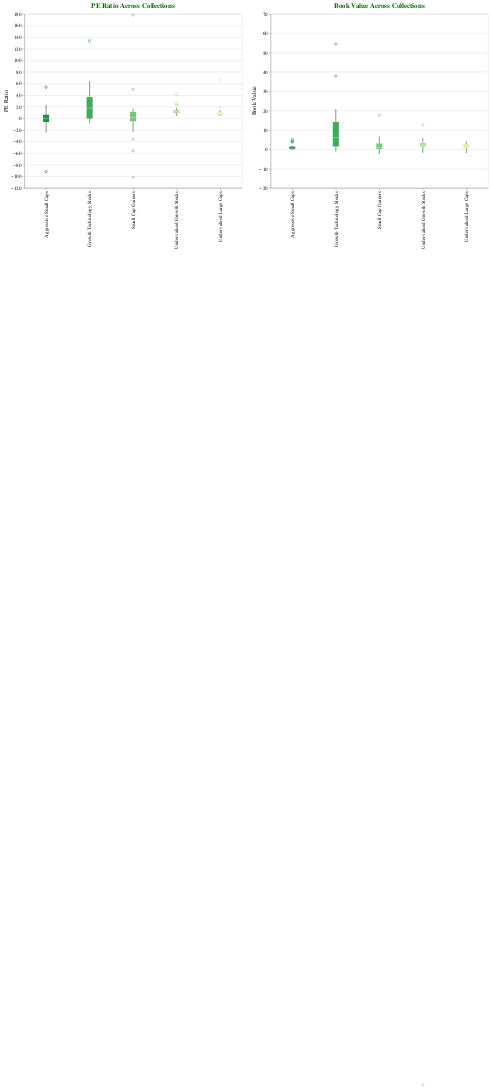

Here is the notebook cell this chart was saved with:
### Code cell
import pandas as pd
import requests
import altair as alt

collections = ["undervalued_growth_stocks",
               "growth_technology_stocks",
               "undervalued_large_caps",
               "aggressive_small_caps",
               "small_cap_gainers"]

# Initialize lists to store DataFrames for PE Ratio and Book Value
pe_dfs = []
bv_dfs = []

# Initialize a list to store box plots
box_plots = []

for collection in collections:
    startIndex = None
    if (collection == "undervalued_large_caps"):
        startIndex = 1
    else:
        startIndex = 0
    # replace the "demo" apikey below with your own key
    url = f"https://mboum.com/api/v1/co/collections/?list={collection}&start={startIndex}&apikey=demo"
    r = requests.get(url)
    data = r.json()
    quotes = data['data']['quotes']

    # Initialize lists to store data
    symbols = []
    pe_ratios = []
    book_values = []

    for quote in quotes:
        symbols.append(quote['symbol'])
        pe_ratios.append(quote.get('forwardPE', None))
        book_values.append(quote.get('priceToBook', None))

    # Create DataFrame for the current collection
    pe_df = pd.DataFrame({
        'Collection': [collection.replace("_", " ").title()] * len(symbols),
        'Symbol': symbols,
        'PE Ratio': pe_ratios
    })

    bv_df = pd.DataFrame({
        'Collection': [collection.replace("_", " ").title()] * len(symbols),
        'Symbol': symbols,
        'Book Value': book_values
    })

    pe_dfs.append(pe_df)
    bv_dfs.append(bv_df)

    # Combine all DataFrames into single DataFrames for PE Ratio and Book Value
    combined_pe_df = pd.concat(pe_dfs)
    combined_bv_df = pd.concat(bv_dfs)

    # Define the color scheme with different shades of green
    color_scheme = alt.Scale(range=["#238b45", "#41ab5d", "#78c679", "#addd8e", "#d9f0a3"])


    # Create a single box plot for all PE Ratios
    pe_box_plot = alt.Chart(combined_pe_df).mark_boxplot().encode(
        x=alt.X('Collection:N', title=None),  # Group by collection
        y=alt.Y('PE Ratio:Q', axis=alt.Axis(title='PE Ratio')),  # Y-axis for PE Ratio
        color=alt.Color('Collection:N', legend=None, scale=color_scheme)  # Color by collection
    ).properties(
        width=500,  # Set the width of the chart
        height=400,  # Set the height of the chart
        title='PE Ratio Across Collections'  # Set the title of the chart
        )
    
    # Create a single box plot for all Book Values
    bv_box_plot = alt.Chart(combined_bv_df).mark_boxplot().encode(
        x=alt.X('Collection:N', title=None),  # Group by collection
        y=alt.Y('Book Value:Q', axis=alt.Axis(title='Book Value'), scale=alt.Scale(domain=[-20, 70])),  # Y-axis for Book Value
        color=alt.Color('Collection:N', legend=None, scale=color_scheme)  # Color by collection
    ).properties(
        width=500,  # Set the width of the chart
        height=400,  # Set the height of the chart
        title='Book Value Across Collections'  # Set the title of the chart
        )


# Combine box plots into a single chart
combined_plots = pe_box_plot | bv_box_plot

# Customize chart appearance
combined_plots = combined_plots.configure_title(
    fontSize=16,  # Set title font size
    fontWeight='bold',  # Set title font weight
    color='#006400'  # Set title color
).configure_axis(
    labelFontSize=12,  # Set axis label font size
    titleFontSize=14,  # Set axis title font size
    titleFontWeight='normal',  # Set axis title font weight
)

combined_plots

### Figure 1 — Vega-Lite specification as saved in the notebook (floating-point values rounded to 4 significant figures)
{"config": {"view": {"continuousWidth": 300, "continuousHeight": 300}, "axis": {"labelFontSize": 12, "titleFontSize": 14, "titleFontWeight": "normal"}, "title": {"color": "#006400", "fontSize": 16, "fontWeight": "bold"}}, "hconcat": [{"data": {"name": "data-462602ca6d3260dd0221bbc161014546"}, "mark": {"type": "boxplot"}, "encoding": {"color": {"field": "Collection", "legend": null, "scale": {"range": ["#238b45", "#41ab5d", "#78c679", "#addd8e", "#d9f0a3"]}, "type": "nominal"}, "x": {"field": "Collection", "title": null, "type": "nominal"}, "y": {"axis": {"title": "PE Ratio"}, "field": "PE Ratio", "type": "quantitative"}}, "height": 400, "title": "PE Ratio Across Collections", "width": 500}, {"data": {"name": "data-01eca1b87d27262e266b1053a079f565"}, "mark": {"type": "boxplot"}, "encoding": {"color": {"field": "Collection", "legend": null, "scale": {"range": ["#238b45", "#41ab5d", "#78c679", "#addd8e", "#d9f0a3"]}, "type": "nominal"}, "x": {"field": "Collection", "title": null, "type": "nominal"}, "y": {"axis": {"title": "Book Value"}, "field": "Book Value", "scale": {"domain": [-20, 70]}, "type": "quantitative"}}, "height": 400, "title": "Book Value Across Collections", "width": 500}], "$schema": "https://vega.github.io/schema/vega-lite/v5.16.3.json", "datasets": {"data-462602ca6d3260dd0221bbc161014546": [{"Collection": "Undervalued Growth Stocks", "Symbol": "AAL", "PE Ratio": 4.471}, {"Collection": "Undervalued Growth Stocks", "Symbol": "UAL", "PE Ratio": 3.839}, {"Collection": "Undervalued Growth Stocks", "Symbol": "DAL", "PE Ratio": 6.003}, {"Collection": "Undervalued Growth Stocks", "Symbol": "BMY", "PE Ratio": 7.96}, {"Collection": "Undervalued Growth Stocks", "Symbol": "LYG", "PE Ratio": null}, {"Collection": "Undervalued Growth Stocks", "Symbol": "LAUR", "PE Ratio": 8.889}, {"Collection": "Undervalued Growth Stocks", "Symbol": "HAL", "PE Ratio": 10.8}, {"Collection": "Undervalued Growth Stocks", "Symbol": "MTCH", "PE Ratio": 13.96}, {"Collection": "Undervalued Growth Stocks", "Symbol": "KIM", "PE Ratio": 25.26}, {"Collection": "Undervalued Growth Stocks", "Symbol": "ALSN", "PE Ratio": 9.448}, {"Collection": "Undervalued Growth Stocks", "Symbol": "PYPL", "PE Ratio": 12.83}, {"Collection": "Undervalued Growth Stocks", "Symbol": "DOLE", "PE Ratio": 8.608}, {"Collection": "Undervalued Growth Stocks", "Symbol": "FDX", "PE Ratio": 12.99}, {"Collection": "Undervalued Growth Stocks", "Symbol": "D", "PE Ratio": 14.01}, {"Collection": "Undervalued Growth Stocks", "Symbol": "NOV", "PE Ratio": 10.54}, {"Collection": "Undervalued Growth Stocks", "Symbol": "CIG", "PE Ratio": 41.08}, {"Collection": "Undervalued Growth Stocks", "Symbol": "TGT", "PE Ratio": 16.29}, {"Collection": "Undervalued Growth Stocks", "Symbol": "VOD", "PE Ratio": 11.34}, {"Collection": "Undervalued Growth Stocks", "Symbol": "IBN", "PE Ratio": 17.93}, {"Collection": "Undervalued Growth Stocks", "Symbol": "UA", "PE Ratio": 11.64}, {"Collection": "Undervalued Growth Stocks", "Symbol": "AEM", "PE Ratio": 22.89}, {"Collection": "Undervalued Growth Stocks", "Symbol": "YUMC", "PE Ratio": 15.28}, {"Collection": "Undervalued Growth Stocks", "Symbol": "URBN", "PE Ratio": 10.96}, {"Collection": "Undervalued Growth Stocks", "Symbol": "SLM", "PE Ratio": 7.4}, {"Collection": "Undervalued Growth Stocks", "Symbol": "ACGL", "PE Ratio": 10.65}, {"Collection": "Growth Technology Stocks", "Symbol": "NVDA", "PE Ratio": 33.8}, {"Collection": "Growth Technology Stocks", "Symbol": "DLO", "PE Ratio": 16.23}, {"Collection": "Growth Technology Stocks", "Symbol": "YMM", "PE Ratio": 12.07}, {"Collection": "Growth Technology Stocks", "Symbol": "OUST", "PE Ratio": -2.194}, {"Collection": "Growth Technology Stocks", "Symbol": "OLO", "PE Ratio": 22.87}, {"Collection": "Growth Technology Stocks", "Symbol": "NOW", "PE Ratio": 48.44}, {"Collection": "Growth Technology Stocks", "Symbol": "FOUR", "PE Ratio": 14.56}, {"Collection": "Growth Technology Stocks", "Symbol": "PSN", "PE Ratio": 25.67}, {"Collection": "Growth Technology Stocks", "Symbol": "DV", "PE Ratio": 64.19}, {"Collection": "Growth Technology Stocks", "Symbol": "KVYO", "PE Ratio": 44.98}, {"Collection": "Growth Technology Stocks", "Symbol": "IONQ", "PE Ratio": -8.531}, {"Collection": "Growth Technology Stocks", "Symbol": "HKD", "PE Ratio": null}, {"Collection": "Growth Technology Stocks", "Symbol": "KSPI", "PE Ratio": 0.01782}, {"Collection": "Growth Technology Stocks", "Symbol": "PSQH", "PE Ratio": -8.559}, {"Collection": "Growth Technology Stocks", "Symbol": "QBTS", "PE Ratio": -3.782}, {"Collection": "Growth Technology Stocks", "Symbol": "NXT", "PE Ratio": 19.03}, {"Collection": "Growth Technology Stocks", "Symbol": "GTLB", "PE Ratio": 133.6}, {"Collection": "Undervalued Large Caps", "Symbol": "BBD", "PE Ratio": 5.837}, {"Collection": "Undervalued Large Caps", "Symbol": "ITUB", "PE Ratio": 7.875}, {"Collection": "Undervalued Large Caps", "Symbol": "AAL", "PE Ratio": 4.623}, {"Collection": "Undervalued Large Caps", "Symbol": "PBR", "PE Ratio": 4.694}, {"Collection": "Undervalued Large Caps", "Symbol": "UAL", "PE Ratio": 4.135}, {"Collection": "Undervalued Large Caps", "Symbol": "VALE", "PE Ratio": 5.143}, {"Collection": "Undervalued Large Caps", "Symbol": "MRO", "PE Ratio": 9.172}, {"Collection": "Undervalued Large Caps", "Symbol": "GM", "PE Ratio": 5.335}, {"Collection": "Undervalued Large Caps", "Symbol": "HBAN", "PE Ratio": 10.04}, {"Collection": "Undervalued Large Caps", "Symbol": "UMC", "PE Ratio": 10.37}, {"Collection": "Undervalued Large Caps", "Symbol": "SLB", "PE Ratio": 14.31}, {"Collection": "Undervalued Large Caps", "Symbol": "DAL", "PE Ratio": 6.383}, {"Collection": "Undervalued Large Caps", "Symbol": "HST", "PE Ratio": 19.51}, {"Collection": "Undervalued Large Caps", "Symbol": "DVN", "PE Ratio": 9.157}, {"Collection": "Undervalued Large Caps", "Symbol": "CVE", "PE Ratio": 8.26}, {"Collection": "Undervalued Large Caps", "Symbol": "APA", "PE Ratio": 6.781}, {"Collection": "Undervalued Large Caps", "Symbol": "PBR-A", "PE Ratio": 4.715}, {"Collection": "Undervalued Large Caps", "Symbol": "LYG", "PE Ratio": null}, {"Collection": "Undervalued Large Caps", "Symbol": "SUZ", "PE Ratio": 6.086}, {"Collection": "Undervalued Large Caps", "Symbol": "BKR", "PE Ratio": 13.29}, {"Collection": "Undervalued Large Caps", "Symbol": "SU", "PE Ratio": 9.416}, {"Collection": "Undervalued Large Caps", "Symbol": "GFI", "PE Ratio": 66.21}, {"Collection": "Undervalued Large Caps", "Symbol": "HAL", "PE Ratio": 10.06}, {"Collection": "Undervalued Large Caps", "Symbol": "RF", "PE Ratio": 9.564}, {"Collection": "Undervalued Large Caps", "Symbol": "MPC", "PE Ratio": 13.23}, {"Collection": "Aggressive Small Caps", "Symbol": "TLRY", "PE Ratio": -24.7}, {"Collection": "Aggressive Small Caps", "Symbol": "LUMN", "PE Ratio": -22.29}, {"Collection": "Aggressive Small Caps", "Symbol": "BB", "PE Ratio": -92.0}, {"Collection": "Aggressive Small Caps", "Symbol": "NAT", "PE Ratio": 5.681}, {"Collection": "Aggressive Small Caps", "Symbol": "SOS", "PE Ratio": null}, {"Collection": "Aggressive Small Caps", "Symbol": "HYZN", "PE Ratio": -1.637}, {"Collection": "Aggressive Small Caps", "Symbol": "MNMD", "PE Ratio": -6.395}, {"Collection": "Aggressive Small Caps", "Symbol": "DOLE", "PE Ratio": 8.521}, {"Collection": "Aggressive Small Caps", "Symbol": "CLNE", "PE Ratio": 53.6}, {"Collection": "Aggressive Small Caps", "Symbol": "AHT", "PE Ratio": -0.3568}, {"Collection": "Aggressive Small Caps", "Symbol": "DDD", "PE Ratio": null}, {"Collection": "Aggressive Small Caps", "Symbol": "EBON", "PE Ratio": null}, {"Collection": "Aggressive Small Caps", "Symbol": "ME", "PE Ratio": -0.8721}, {"Collection": "Aggressive Small Caps", "Symbol": "BIG", "PE Ratio": -0.6521}, {"Collection": "Aggressive Small Caps", "Symbol": "AMWL", "PE Ratio": -1.885}, {"Collection": "Aggressive Small Caps", "Symbol": "JKS", "PE Ratio": 2.683}, {"Collection": "Aggressive Small Caps", "Symbol": "CCO", "PE Ratio": -11.79}, {"Collection": "Aggressive Small Caps", "Symbol": "ETWO", "PE Ratio": 23.37}, {"Collection": "Aggressive Small Caps", "Symbol": "PGRE", "PE Ratio": -10.2}, {"Collection": "Aggressive Small Caps", "Symbol": "CENX", "PE Ratio": 15.39}, {"Collection": "Aggressive Small Caps", "Symbol": "KODK", "PE Ratio": null}, {"Collection": "Aggressive Small Caps", "Symbol": "BW", "PE Ratio": 6.278}, {"Collection": "Aggressive Small Caps", "Symbol": "UNIT", "PE Ratio": 10.73}, {"Collection": "Aggressive Small Caps", "Symbol": "NOVA", "PE Ratio": -3.368}, {"Collection": "Aggressive Small Caps", "Symbol": "LX", "PE Ratio": 1.343}, {"Collection": "Small Cap Gainers", "Symbol": "BB", "PE Ratio": -102.0}, {"Collection": "Small Cap Gainers", "Symbol": "TIGR", "PE Ratio": 13.36}, {"Collection": "Small Cap Gainers", "Symbol": "VSCO", "PE Ratio": 8.31}, {"Collection": "Small Cap Gainers", "Symbol": "LAC", "PE Ratio": -21.59}, {"Collection": "Small Cap Gainers", "Symbol": "HUYA", "PE Ratio": 49.78}, {"Collection": "Small Cap Gainers", "Symbol": "VMEO", "PE Ratio": 178.0}, {"Collection": "Small Cap Gainers", "Symbol": "EXK", "PE Ratio": 15.5}, {"Collection": "Small Cap Gainers", "Symbol": "DADA", "PE Ratio": 8.69}, {"Collection": "Small Cap Gainers", "Symbol": "OPTN", "PE Ratio": -23.25}, {"Collection": "Small Cap Gainers", "Symbol": "COMM", "PE Ratio": 4.0}, {"Collection": "Small Cap Gainers", "Symbol": "VNET", "PE Ratio": -3.818}, {"Collection": "Small Cap Gainers", "Symbol": "MKFG", "PE Ratio": -4.799}, {"Collection": "Small Cap Gainers", "Symbol": "KC", "PE Ratio": -5.581}, {"Collection": "Small Cap Gainers", "Symbol": "EGHT", "PE Ratio": 7.0}, {"Collection": "Small Cap Gainers", "Symbol": "WPRT", "PE Ratio": -5.076}, {"Collection": "Small Cap Gainers", "Symbol": "BALY", "PE Ratio": -4.624}, {"Collection": "Small Cap Gainers", "Symbol": "LXRX", "PE Ratio": -3.603}, {"Collection": "Small Cap Gainers", "Symbol": "CRNC", "PE Ratio": 16.83}, {"Collection": "Small Cap Gainers", "Symbol": "HNST", "PE Ratio": -35.92}, {"Collection": "Small Cap Gainers", "Symbol": "RCUS", "PE Ratio": -4.515}, {"Collection": "Small Cap Gainers", "Symbol": "TUP", "PE Ratio": 1.759}, {"Collection": "Small Cap Gainers", "Symbol": "ATEN", "PE Ratio": 16.85}, {"Collection": "Small Cap Gainers", "Symbol": "SBGI", "PE Ratio": -55.96}, {"Collection": "Small Cap Gainers", "Symbol": "AMPY", "PE Ratio": 7.557}, {"Collection": "Small Cap Gainers", "Symbol": "GB", "PE Ratio": 11.19}], "data-01eca1b87d27262e266b1053a079f565": [{"Collection": "Undervalued Growth Stocks", "Symbol": "AAL", "Book Value": -1.867}, {"Collection": "Undervalued Growth Stocks", "Symbol": "UAL", "Book Value": 1.564}, {"Collection": "Undervalued Growth Stocks", "Symbol": "DAL", "Book Value": 2.595}, {"Collection": "Undervalued Growth Stocks", "Symbol": "BMY", "Book Value": 3.575}, {"Collection": "Undervalued Growth Stocks", "Symbol": "LYG", "Book Value": 4.093}, {"Collection": "Undervalued Growth Stocks", "Symbol": "LAUR", "Book Value": 2.33}, {"Collection": "Undervalued Growth Stocks", "Symbol": "HAL", "Book Value": 3.691}, {"Collection": "Undervalued Growth Stocks", "Symbol": "MTCH", "Book Value": -483.8}, {"Collection": "Undervalued Growth Stocks", "Symbol": "KIM", "Book Value": 1.233}, {"Collection": "Undervalued Growth Stocks", "Symbol": "ALSN", "Book Value": 12.75}, {"Collection": "Undervalued Growth Stocks", "Symbol": "PYPL", "Book Value": 3.352}, {"Collection": "Undervalued Growth Stocks", "Symbol": "DOLE", "Book Value": 0.909}, {"Collection": "Undervalued Growth Stocks", "Symbol": "FDX", "Book Value": 2.611}, {"Collection": "Undervalued Growth Stocks", "Symbol": "D", "Book Value": 1.56}, {"Collection": "Undervalued Growth Stocks", "Symbol": "NOV", "Book Value": 1.238}, {"Collection": "Undervalued Growth Stocks", "Symbol": "CIG", "Book Value": 0.2199}, {"Collection": "Undervalued Growth Stocks", "Symbol": "TGT", "Book Value": 5.895}, {"Collection": "Undervalued Growth Stocks", "Symbol": "VOD", "Book Value": 3.854}, {"Collection": "Undervalued Growth Stocks", "Symbol": "IBN", "Book Value": 0.07473}, {"Collection": "Undervalued Growth Stocks", "Symbol": "UA", "Book Value": 1.376}, {"Collection": "Undervalued Growth Stocks", "Symbol": "AEM", "Book Value": 1.442}, {"Collection": "Undervalued Growth Stocks", "Symbol": "YUMC", "Book Value": 2.428}, {"Collection": "Undervalued Growth Stocks", "Symbol": "URBN", "Book Value": 1.873}, {"Collection": "Undervalued Growth Stocks", "Symbol": "SLM", "Book Value": 2.891}, {"Collection": "Undervalued Growth Stocks", "Symbol": "ACGL", "Book Value": 1.926}, {"Collection": "Growth Technology Stocks", "Symbol": "NVDA", "Book Value": 54.47}, {"Collection": "Growth Technology Stocks", "Symbol": "DLO", "Book Value": 9.581}, {"Collection": "Growth Technology Stocks", "Symbol": "YMM", "Book Value": 0.2165}, {"Collection": "Growth Technology Stocks", "Symbol": "OUST", "Book Value": 1.043}, {"Collection": "Growth Technology Stocks", "Symbol": "OLO", "Book Value": 1.319}, {"Collection": "Growth Technology Stocks", "Symbol": "NOW", "Book Value": 20.79}, {"Collection": "Growth Technology Stocks", "Symbol": "FOUR", "Book Value": 6.602}, {"Collection": "Growth Technology Stocks", "Symbol": "PSN", "Book Value": 3.813}, {"Collection": "Growth Technology Stocks", "Symbol": "DV", "Book Value": 5.32}, {"Collection": "Growth Technology Stocks", "Symbol": "KVYO", "Book Value": 7.27}, {"Collection": "Growth Technology Stocks", "Symbol": "IONQ", "Book Value": 4.071}, {"Collection": "Growth Technology Stocks", "Symbol": "HKD", "Book Value": 1.466}, {"Collection": "Growth Technology Stocks", "Symbol": "KSPI", "Book Value": null}, {"Collection": "Growth Technology Stocks", "Symbol": "PSQH", "Book Value": 13.36}, {"Collection": "Growth Technology Stocks", "Symbol": "QBTS", "Book Value": 37.82}, {"Collection": "Growth Technology Stocks", "Symbol": "NXT", "Book Value": -1.176}, {"Collection": "Growth Technology Stocks", "Symbol": "GTLB", "Book Value": 16.22}, {"Collection": "Undervalued Large Caps", "Symbol": "BBD", "Book Value": 0.183}, {"Collection": "Undervalued Large Caps", "Symbol": "ITUB", "Book Value": 0.3573}, {"Collection": "Undervalued Large Caps", "Symbol": "AAL", "Book Value": -1.931}, {"Collection": "Undervalued Large Caps", "Symbol": "PBR", "Book Value": 0.5173}, {"Collection": "Undervalued Large Caps", "Symbol": "UAL", "Book Value": 1.684}, {"Collection": "Undervalued Large Caps", "Symbol": "VALE", "Book Value": 0.2745}, {"Collection": "Undervalued Large Caps", "Symbol": "MRO", "Book Value": 1.459}, {"Collection": "Undervalued Large Caps", "Symbol": "GM", "Book Value": 0.8465}, {"Collection": "Undervalued Large Caps", "Symbol": "HBAN", "Book Value": 1.191}, {"Collection": "Undervalued Large Caps", "Symbol": "UMC", "Book Value": 0.2822}, {"Collection": "Undervalued Large Caps", "Symbol": "SLB", "Book Value": 3.875}, {"Collection": "Undervalued Large Caps", "Symbol": "DAL", "Book Value": 2.756}, {"Collection": "Undervalued Large Caps", "Symbol": "HST", "Book Value": 2.194}, {"Collection": "Undervalued Large Caps", "Symbol": "DVN", "Book Value": 2.645}, {"Collection": "Undervalued Large Caps", "Symbol": "CVE", "Book Value": 1.328}, {"Collection": "Undervalued Large Caps", "Symbol": "APA", "Book Value": 3.931}, {"Collection": "Undervalued Large Caps", "Symbol": "PBR-A", "Book Value": 0.5068}, {"Collection": "Undervalued Large Caps", "Symbol": "LYG", "Book Value": 4.085}, {"Collection": "Undervalued Large Caps", "Symbol": "SUZ", "Book Value": 0.3687}, {"Collection": "Undervalued Large Caps", "Symbol": "BKR", "Book Value": 2.175}, {"Collection": "Undervalued Large Caps", "Symbol": "SU", "Book Value": 1.1}, {"Collection": "Undervalued Large Caps", "Symbol": "GFI", "Book Value": 3.172}, {"Collection": "Undervalued Large Caps", "Symbol": "HAL", "Book Value": 3.732}, {"Collection": "Undervalued Large Caps", "Symbol": "RF", "Book Value": 1.231}, {"Collection": "Undervalued Large Caps", "Symbol": "MPC", "Book Value": 3.039}, {"Collection": "Aggressive Small Caps", "Symbol": "TLRY", "Book Value": 0.5374}, {"Collection": "Aggressive Small Caps", "Symbol": "LUMN", "Book Value": 3.777}, {"Collection": "Aggressive Small Caps", "Symbol": "BB", "Book Value": 1.959}, {"Collection": "Aggressive Small Caps", "Symbol": "NAT", "Book Value": 1.521}, {"Collection": "Aggressive Small Caps", "Symbol": "SOS", "Book Value": 0.02965}, {"Collection": "Aggressive Small Caps", "Symbol": "HYZN", "Book Value": 1.382}, {"Collection": "Aggressive Small Caps", "Symbol": "MNMD", "Book Value": 4.945}, {"Collection": "Aggressive Small Caps", "Symbol": "DOLE", "Book Value": 0.9063}, {"Collection": "Aggressive Small Caps", "Symbol": "CLNE", "Book Value": 0.8223}, {"Collection": "Aggressive Small Caps", "Symbol": "AHT", "Book Value": -0.1482}, {"Collection": "Aggressive Small Caps", "Symbol": "DDD", "Book Value": 1.418}, {"Collection": "Aggressive Small Caps", "Symbol": "EBON", "Book Value": 0.1969}, {"Collection": "Aggressive Small Caps", "Symbol": "ME", "Book Value": 0.6803}, {"Collection": "Aggressive Small Caps", "Symbol": "BIG", "Book Value": 0.4447}, {"Collection": "Aggressive Small Caps", "Symbol": "AMWL", "Book Value": 0.5039}, {"Collection": "Aggressive Small Caps", "Symbol": "JKS", "Book Value": 0.06486}, {"Collection": "Aggressive Small Caps", "Symbol": "CCO", "Book Value": -0.2302}, {"Collection": "Aggressive Small Caps", "Symbol": "ETWO", "Book Value": 0.8919}, {"Collection": "Aggressive Small Caps", "Symbol": "PGRE", "Book Value": 0.3182}, {"Collection": "Aggressive Small Caps", "Symbol": "CENX", "Book Value": 4.012}, {"Collection": "Aggressive Small Caps", "Symbol": "KODK", "Book Value": 0.4232}, {"Collection": "Aggressive Small Caps", "Symbol": "BW", "Book Value": -0.4907}, {"Collection": "Aggressive Small Caps", "Symbol": "UNIT", "Book Value": -0.5613}, {"Collection": "Aggressive Small Caps", "Symbol": "NOVA", "Book Value": 0.4917}, {"Collection": "Aggressive Small Caps", "Symbol": "LX", "Book Value": 0.03052}, {"Collection": "Small Cap Gainers", "Symbol": "BB", "Book Value": 2.172}, {"Collection": "Small Cap Gainers", "Symbol": "TIGR", "Book Value": 1.425}, {"Collection": "Small Cap Gainers", "Symbol": "VSCO", "Book Value": 6.661}, {"Collection": "Small Cap Gainers", "Symbol": "LAC", "Book Value": 0.7482}, {"Collection": "Small Cap Gainers", "Symbol": "HUYA", "Book Value": 0.09544}, {"Collection": "Small Cap Gainers", "Symbol": "VMEO", "Book Value": 2.346}, {"Collection": "Small Cap Gainers", "Symbol": "EXK", "Book Value": 1.257}, {"Collection": "Small Cap Gainers", "Symbol": "DADA", "Book Value": 0.09673}, {"Collection": "Small Cap Gainers", "Symbol": "OPTN", "Book Value": -2.412}, {"Collection": "Small Cap Gainers", "Symbol": "COMM", "Book Value": -0.1}, {"Collection": "Small Cap Gainers", "Symbol": "VNET", "Book Value": 0.03894}, {"Collection": "Small Cap Gainers", "Symbol": "MKFG", "Book Value": 1.002}, {"Collection": "Small Cap Gainers", "Symbol": "KC", "Book Value": 0.1152}, {"Collection": "Small Cap Gainers", "Symbol": "EGHT", "Book Value": 2.321}, {"Collection": "Small Cap Gainers", "Symbol": "WPRT", "Book Value": 0.6672}, {"Collection": "Small Cap Gainers", "Symbol": "BALY", "Book Value": 0.6939}, {"Collection": "Small Cap Gainers", "Symbol": "LXRX", "Book Value": 4.93}, {"Collection": "Small Cap Gainers", "Symbol": "CRNC", "Book Value": 0.8353}, {"Collection": "Small Cap Gainers", "Symbol": "HNST", "Book Value": 3.637}, {"Collection": "Small Cap Gainers", "Symbol": "RCUS", "Book Value": 3.107}, {"Collection": "Small Cap Gainers", "Symbol": "TUP", "Book Value": -0.1512}, {"Collection": "Small Cap Gainers", "Symbol": "ATEN", "Book Value": 5.243}, {"Collection": "Small Cap Gainers", "Symbol": "SBGI", "Book Value": 2.993}, {"Collection": "Small Cap Gainers", "Symbol": "AMPY", "Book Value": 0.5977}, {"Collection": "Small Cap Gainers", "Symbol": "GB", "Book Value": 17.54}]}}
